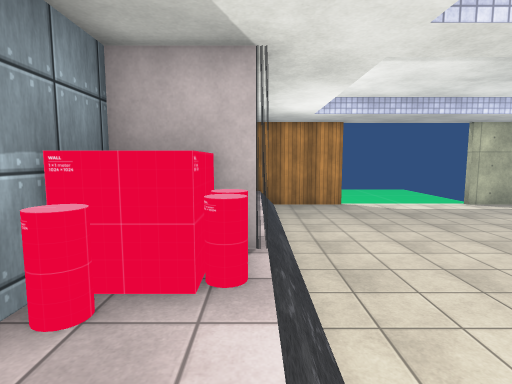
View 1 (above)

12 first-person views from a walk through a scene from a Unity 3-D project. The camera is 1.4 m above the floor, tilts 6° down and sees 80° across. The floor is counted in squares, 1 m on a side. Each view is taken from the middle of a square. On the plan, view 1 faces up. The plan holds only what a view shows up to about 14 squares ahead; the rest is blank. The player character is not drawn. Some surface patterns are stand-ins.

View 2
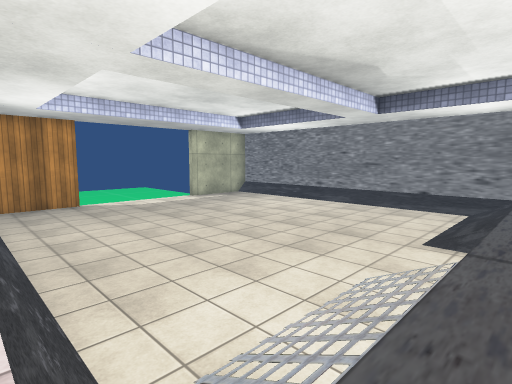

View 3
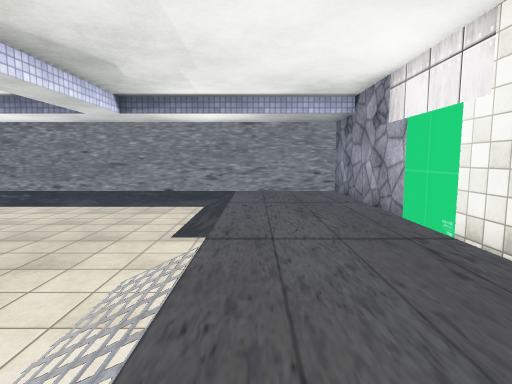

View 4
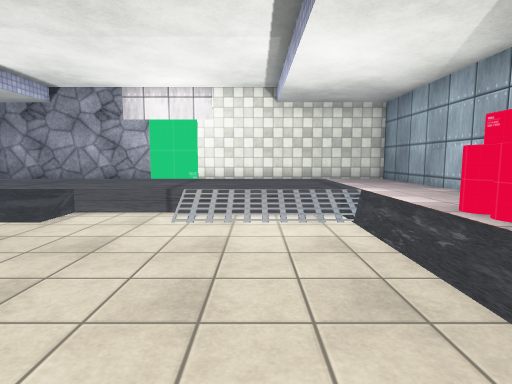

View 5
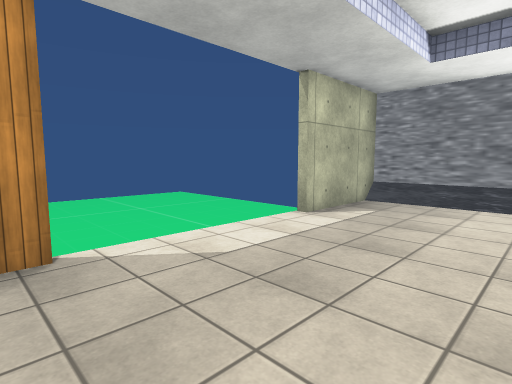

View 6
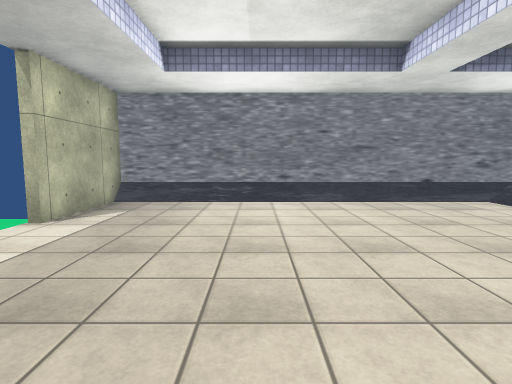

View 7
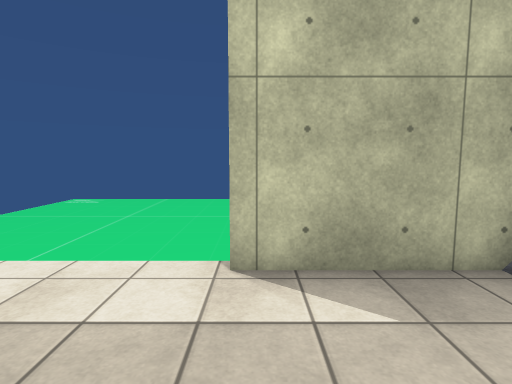

View 8
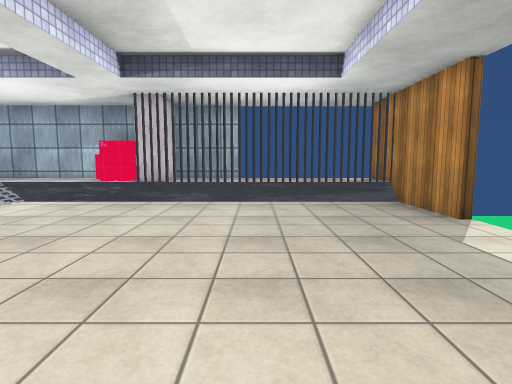

View 9
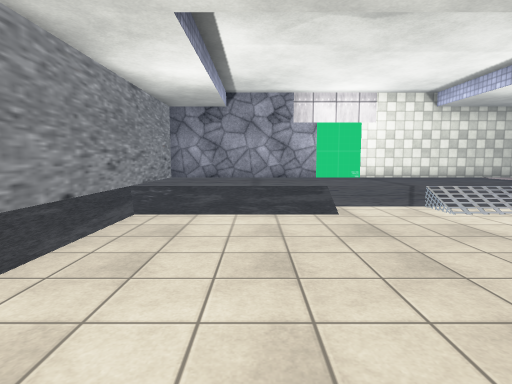

View 10
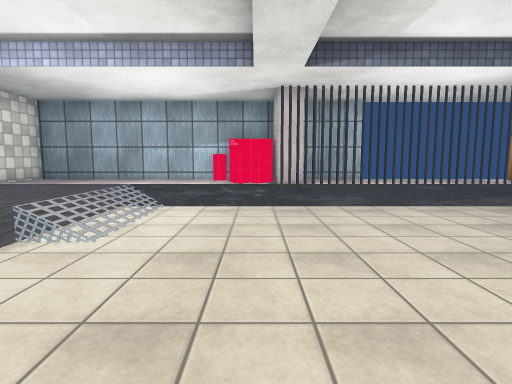

View 11
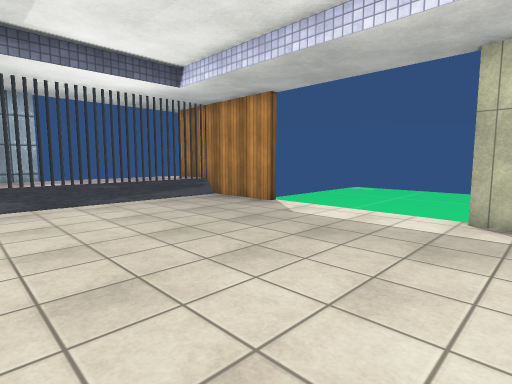

View 12
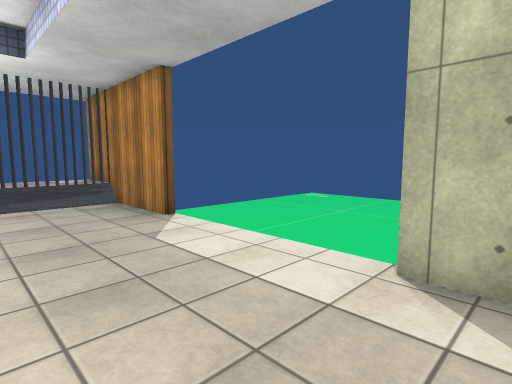

### Floor plan
Key: @ floor where view 1 was taken; # wall or solid block; . main floor; : floor 0.75 m higher than the main floor; / step, stairs or slope; = window, fence, low wall or low ledge; v drop or lower ground; O other object.
Columns run from 2 left of view 1 to 14 right of it. Each row starts with its distance up from view 1.
 20       ......
 19       ......
 18       ......
 17       ......
 16       ......
 15       ......
 14 ######......#####
 13  :=............/#
 12  :=............/#
 11  :=............/#
 10  :=............/#
  9  :=............/#
  8 #:=............/#
  7 #:=............/#
  6 ##=............/#
  5 ##=............/#
  4 OOO............/#
  3 OOO............/#
  2 #::............/#
  1 #:://///..//////#
  0 #:@////=vv=/////#
 -1 #:::::::::::::::#
 -2 #:::::::::::::::#
 -3 #:::::::::::::::#
 -4 #:::::::::::::::#
 -5 #################

Positions as (right, up) in squares from view 1, and headings:
1: (0, 0), facing up
2: (0, -1), facing up-right
3: (0, -1), facing right
4: (3, 8), facing down
5: (3, 9), facing up-right
6: (3, 9), facing right
7: (10, 10), facing up
8: (11, 9), facing left
9: (10, 9), facing down
10: (10, 4), facing left
11: (11, 6), facing up-left
12: (11, 10), facing up-left
